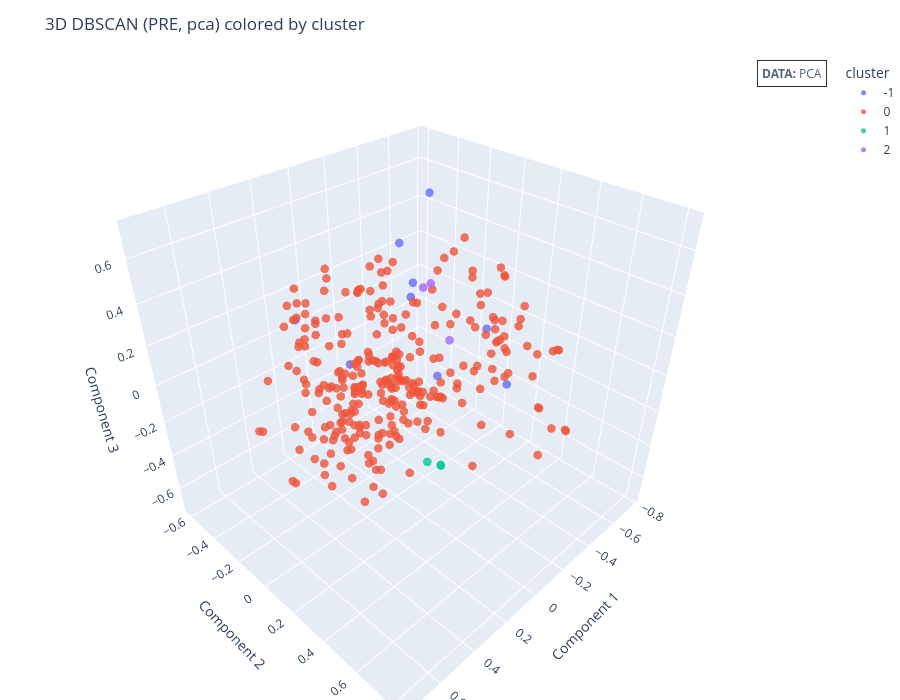
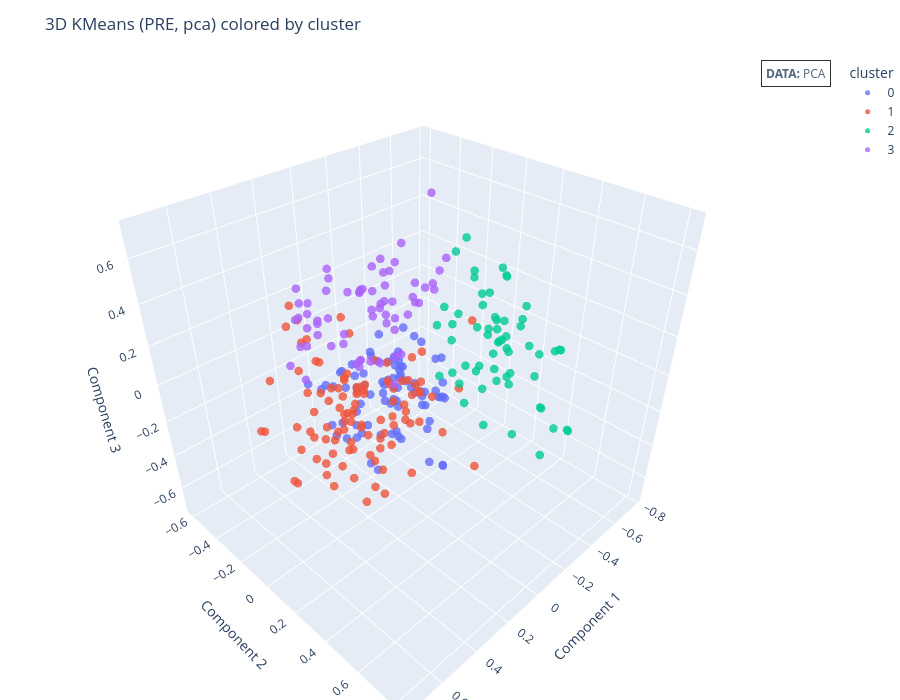
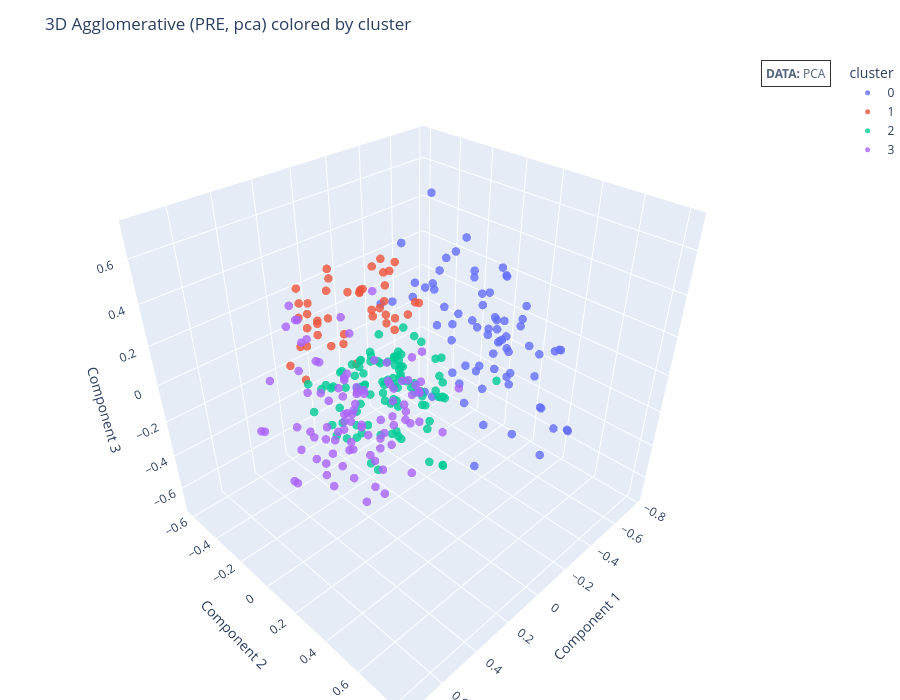
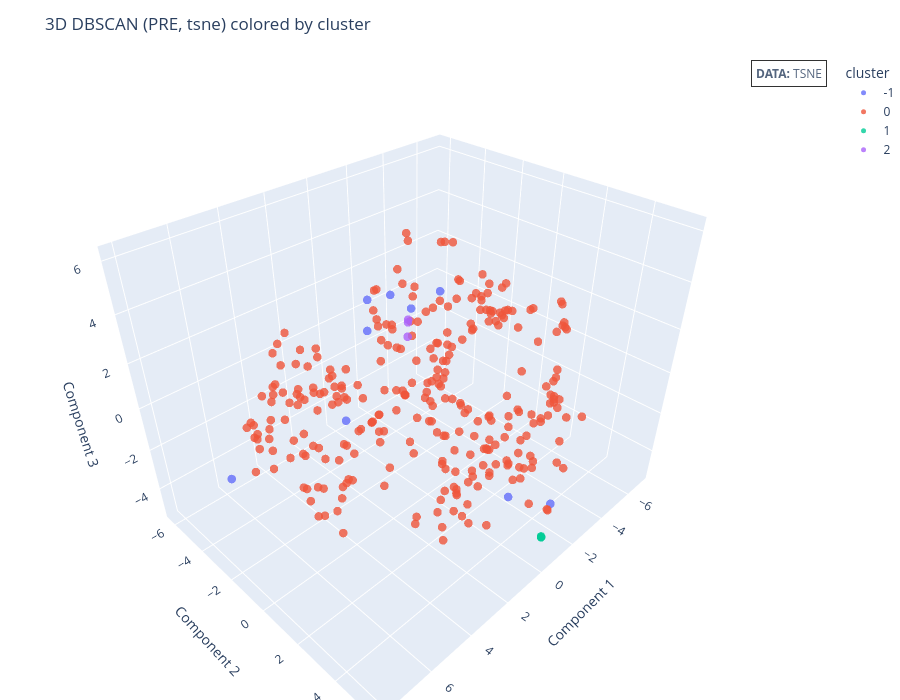

The cell these charts' notebook holds for them, in order:
### Markdown cell above
## Visualisation of Baseline Clusters in 3D Embeddings

### Code cell
params_db_viz = params_db_pre
params_km_viz = params_km_pre
params_ag_viz = params_ag_pre

for name, X_emb in embeddings_unsupervised.items():
    print(f"\n=== Baseline clusters visualised in {name} ===")
    plot_3d(X3d=X_emb, y=labels_db_pre, algorithm=f"DBSCAN (PRE, {name})", target_name="cluster", data_name=name, show=True)
    plot_3d(X3d=X_emb, y=labels_km_pre, algorithm=f"KMeans (PRE, {name})", target_name="cluster", data_name=name, show=True)
    plot_3d(X3d=X_emb, y=labels_ag_pre, algorithm=f"Agglomerative (PRE, {name})", target_name="cluster", data_name=name, show=True)
